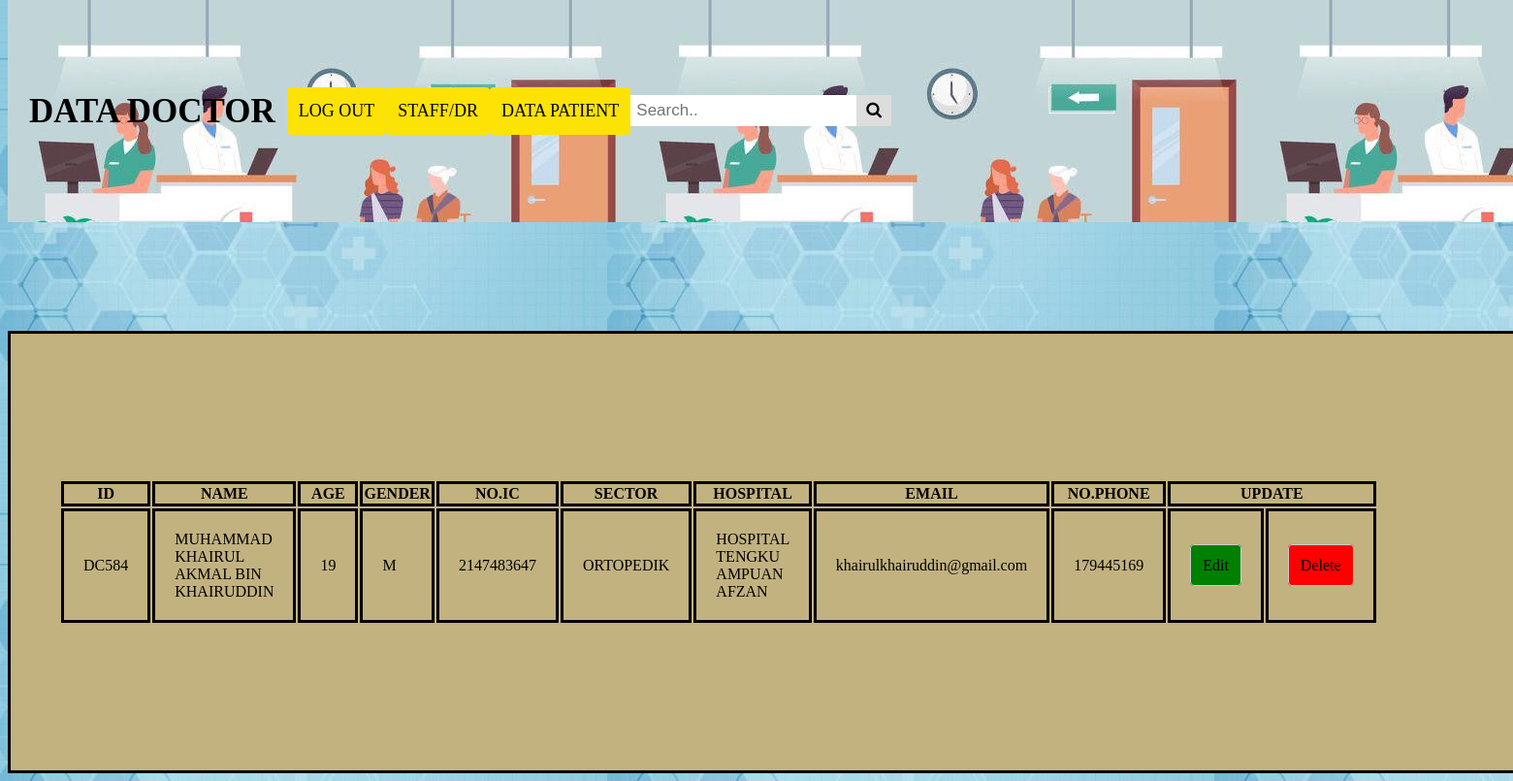
The page /datadr.php on the database its author committed.
### tables this page shows
CREATE TABLE `doctor` (
  `ID` varchar(7) NOT NULL,
  `name` varchar(50) NOT NULL,
  `age` int(3) NOT NULL,
  `gender` varchar(1) NOT NULL,
  `ic` varchar(16) NOT NULL,
  `sector` varchar(35) NOT NULL,
  `hospital` varchar(35) NOT NULL,
  `email` varchar(50) NOT NULL,
  `no_phone` varchar(16) NOT NULL
);

### datadr.php (the view, shortened to what this page needs)
<!DOCTYPE html>
<head>
        <link rel="stylesheet" type="text/css" href="layoutdatadr.css">
        <link rel="stylesheet" href="https://cdnjs.cloudflare.com/ajax/libs/font-awesome/4.7.0/css/font-awesome.min.css">
</head>
<body>
      <nav id="menu">
            <a href="datapatient.php" id="logo">DATA DOCTOR</a>
            <a class="active" href="logoutadmin.php">LOG OUT</a>
            <a class="active" href="admin.php">STAFF/DR</a>
            <a class="active" href="datapatient.php">DATA PATIENT</a>
            <div id="menu-right">
            <div class="subnav">
        <div class="search-container">
            <form action="search.php" method="POST">
              <input type="text" placeholder="Search.." name="search">
              <button type="submit" name="keys_submit" ><i class="fa fa-search"></i></button>
            </form>
          </div>
          </div></div>
            </nav>
<?php
include ('connect.php');
$sql = "SELECT * FROM doctor";
$result = $conn->query($sql);
if ($result -> num_rows > 0){
    echo "<center><h3>DATA DR</h3></center>";
    echo "<table align='center' border='1' width='50%'";
    echo"<tr><th class='up'>ID</td><th class='up'>NAME</td><th class='up'>AGE</td><th class='up'>GENDER</td><th class='up'>NO.IC</td><th class='up'>SECTOR</td><th class='up'>HOSPITAL</td><th class='up'>EMAIL</td><th class='up'>NO.PHONE</td><th class='up' colspan='2'>UPDATE</th></tr>";
        while($row = $result->fetch_assoc()){
            echo " <tr>";
            echo "<td class='all'>".$row['ID']."</td>";
            echo "<td class='all'>".$row['name']."</td>";
            echo "<td class='all'>".$row['age']."</td>";
            echo "<td class='all'>".$row['gender']."</td>";
            echo "<td class='all'>".$row['ic']."</td>";
            echo "<td class='all'>".$row['sector']."</td>";
            echo "<td class='all'>".$row['hospital']."</td>";
            echo "<td class='all'>".$row['email']."</td>";
            echo "<td class='all'>".$row['no_phone']."</td>";
            ?>
            <td class="update" align="center"><a href ="datainputdr.php?id=<?php echo $row["ID"]; ?>">Edit</a></td>
            <td class="delete" align="center"><a href ="deletedatadr.php?id=<?php echo $row["ID"]; ?>">Delete</a></td>
            <?php
            echo "</tr>";
        }
        echo "</table>";
}else{
    echo "0 results";
}
?>
</html>

### layoutdatadr.css (style rules this page uses)
body { background-image: url("image3.jpeg"); }
#menu { overflow: hidden; background-image:url("gambar gerak2.jpeg"); padding: 90px 10px; transition: 0.4s; position: fixed; width: 100%; top: 0; z-index: 99; }
#menu a, .subnav-content a { float: left; color: black; text-align: center; padding: 12px; text-decoration: none; font-size: 18px; line-height: 25px; border-radius: 4px; }
#menu #logo { font-size: 35px; font-weight: bold; transition: 0.4s; }
#menu a.active { background-color: #FCE205; color: black; }
.subnav { float: left; overflow: hidden; }
#menu input[type=text][name=search] { padding: 6px; margin-top: 8px; font-size: 17px; border: none; }
#menu .search-container button { float: right; padding: 6px 10px; margin-top: 8px; margin-right: 16px; background: #ddd; font-size: 17px; border: none; cursor: pointer; }
table { margin-top: 300px; margin-right:150px; padding: 150px; border:3px solid black; background-color: #C2B280; padding-left: 50px; }
.all { margin-right:150px; border:3px solid black; padding:20px; }
.up { border:3px solid black; }
.update { border:3px solid black; padding:20px; }
.delete { border:3px solid black; padding:20px; }
.update a { width: 15%; padding: 12px; border: 1px solid #ccc; border-radius: 4px; box-sizing: border-box; margin-top: 6px; margin-bottom: 16px; resize: vertical; background-color: green; text-decoration: none; color:black; }
.delete a { width: 15%; padding: 12px; border: 1px solid #ccc; border-radius: 4px; box-sizing: border-box; margin-top: 6px; margin-bottom: 16px; resize: vertical; background-color:red; text-decoration: none; color:black; }

### rows shown on the page
doctor: ID "DC584", name "MUHAMMAD KHAIRUL AKMAL BIN KHAIRUDDIN", age "19", gender "M", ic "2147483647", sector "ORTOPEDIK", hospital "HOSPITAL TENGKU AMPUAN AFZAN", email "khairulkhairuddin@gmail.com", no_phone "179445169"
